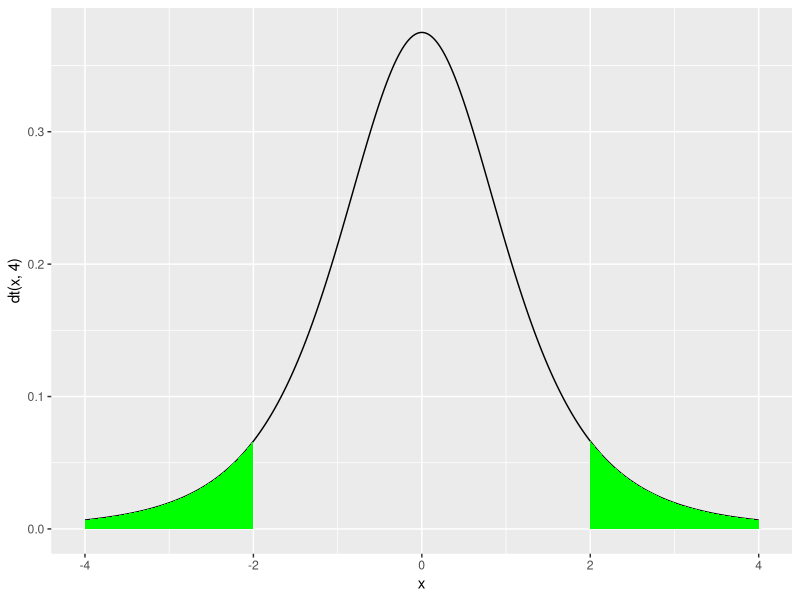

Recreate this plot in R.
## ---- chunk 1
library(ggplot2);

# domain for distribution
x <- seq(-4,4,.01); 

# create the polygons for shading
# polygon vertices are: {x, dnorm(x)}; {x_last, 0}; {x_first, 0}; 
rx <- seq(2, 4, .1);
r <- data.frame(hx=c(rx,4,2), hy=c(dt(rx,4),0,0), direction=factor("hi"));
# lo side is mirror (-x, y) of hi side
r <- rbind(r, data.frame(hx=-r$hx, hy=r$hy, direction=factor("lo")));

# plot the distribution
g <- ggplot() + aes(x=x, y=dt(x,4)) + geom_line();

# add the polygons
# use `group = direction` to tell ggplot that there are 2 regions in the df
g <- g + geom_polygon(data=r, aes(x=hx, y=hy, group=direction), fill="green")

example_t_dist <- g;

print(example_t_dist);
## ---- chunk 2
mu0 <- 0;
baseline <- c(140, 138, 150, 148, 135);
week2 <- c(132, 135, 151, 146, 130);
X <- mean(week2 - baseline);
n <- 5;      
df <- n-1;
SE <- sd(week2 - baseline)/sqrt(n);

TS <- (X - mu0)/SE;
tQ <- c(-1,1) * qt(.975,df);

TS <- round(TS, 2);
tQ <- round(tQ, 2);
## ---- chunk 3
data.frame(X=X, TS=TS)
data.frame(tQ=tQ)
## ---- chunk 4
# from above, TS = -2.26; df = 4
pt(-2.26, 4, lower.tail = TRUE)
## ---- chunk 5

t.test(y=baseline, x=week2, alternative="less", mu=0, paired=TRUE, conf.level=0.025)
